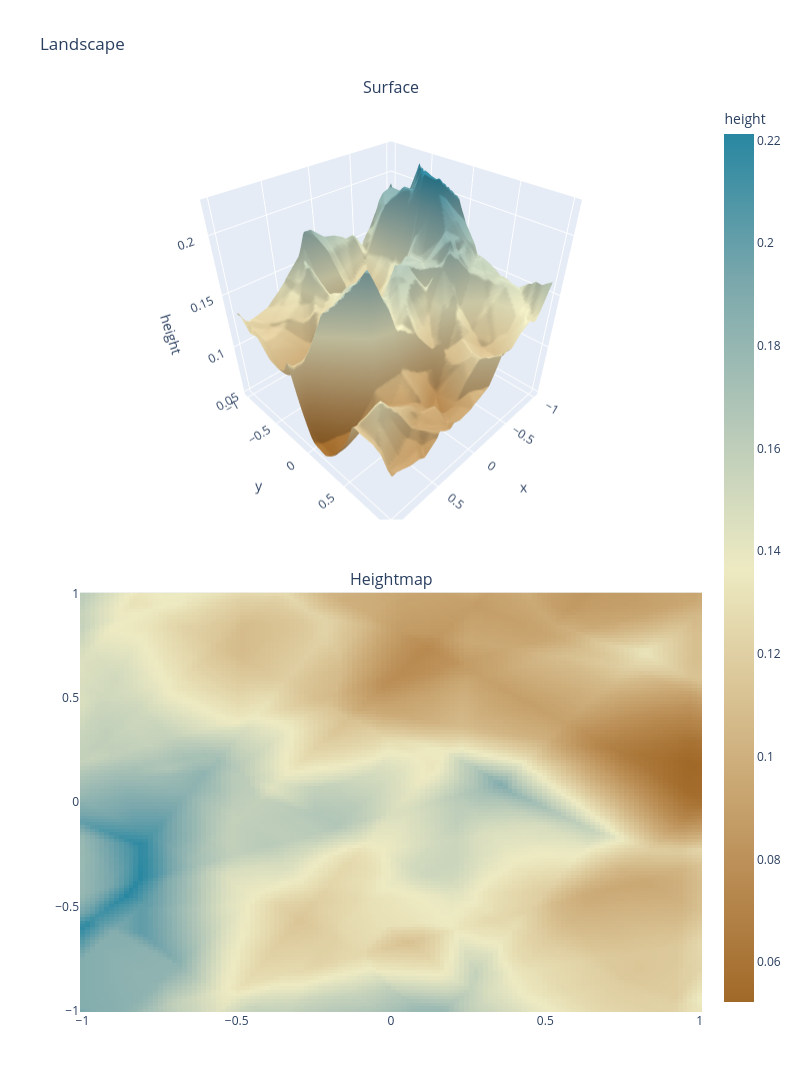

Write notebook code for a chart like this one.
### Code cell
import plotly.graph_objects as go
from plotly.subplots import make_subplots


def evaluate_on_grid(
    model, offset=(0, 0), x_range=(-1, 1), y_range=(-1, 1), resolution=128
):
    x = offset[0] + np.linspace(x_range[0], x_range[1], resolution)
    y = offset[1] + np.linspace(y_range[0], y_range[1], resolution)
    xx, yy = np.meshgrid(x, y)
    grid = np.stack([xx.flatten(), yy.flatten()], axis=-1)

    with torch.no_grad():
        inputs = torch.from_numpy(grid).float()
        raw = model(inputs).detach().cpu().numpy()
        if raw.ndim == 2 and raw.shape[1] == 1:
            raw = raw[:, 0]
        elif raw.ndim != 1:
            raise ValueError(
                f"Model must return one value per grid point, got shape {raw.shape}"
            )
        outputs = raw.reshape(resolution, resolution)

    return x, y, xx, yy, outputs


def plot_landscape(x, y, xx, yy, outputs):
    fig = make_subplots(
        rows=2,
        cols=1,
        specs=[[{"type": "surface"}], [{"type": "heatmap"}]],
        subplot_titles=("Surface", "Heightmap"),
        vertical_spacing=0.08,
    )

    fig.add_trace(
        go.Surface(z=outputs, x=xx, y=yy, colorscale="Earth", showscale=False),
        row=1,
        col=1,
    )
    fig.add_trace(
        go.Heatmap(
            z=outputs, x=x, y=y, colorscale="Earth", colorbar=dict(title="height")
        ),
        row=2,
        col=1,
    )

    fig.update_xaxes(title_text="x", row=1, col=1)
    fig.update_yaxes(title_text="y", row=1, col=1)
    fig.update_scenes(xaxis_title="x", yaxis_title="y", zaxis_title="height")
    fig.update_layout(height=1300, width=800, title="Landscape")
    fig.show()


offset = (0, 0)
r = 1
x, y, xx, yy, rawheight = evaluate_on_grid(
    mountain_noise, offset, x_range=(-r, r), y_range=(-r, r)
)
plot_landscape(x, y, xx, yy, rawheight)

### Figure 1 — Plotly figure (JSON) as saved in the notebook; plotly's stock layout.template omitted (floating-point values rounded to 4 significant figures; data arrays with more than 128 entries replaced by an {"elided": "..."} marker saying what was removed)
{"data": [{"colorscale": [[0, "rgb(161, 105, 40)"], [0.1667, "rgb(189, 146, 90)"], [0.3333, "rgb(214, 189, 141)"], [0.5, "rgb(237, 234, 194)"], [0.6667, "rgb(181, 200, 184)"], [0.8333, "rgb(121, 167, 172)"], [1, "rgb(40, 135, 161)"]], "scene": "scene", "showscale": false, "type": "surface", "x": {"elided": "128x128 float values"}, "y": {"elided": "128x128 float values"}, "z": {"elided": "128x128 float values"}}, {"colorbar": {"title": {"text": "height"}}, "colorscale": [[0, "rgb(161, 105, 40)"], [0.1667, "rgb(189, 146, 90)"], [0.3333, "rgb(214, 189, 141)"], [0.5, "rgb(237, 234, 194)"], [0.6667, "rgb(181, 200, 184)"], [0.8333, "rgb(121, 167, 172)"], [1, "rgb(40, 135, 161)"]], "type": "heatmap", "x": [-1.0, -0.9843, -0.9685, -0.9528, -0.937, -0.9213, -0.9055, -0.8898, -0.874, -0.8583, -0.8425, -0.8268, -0.811, -0.7953, -0.7795, -0.7638, -0.748, -0.7323, -0.7165, -0.7008, -0.685, -0.6693, -0.6535, -0.6378, -0.622, -0.6063, -0.5906, -0.5748, -0.5591, -0.5433, -0.5276, -0.5118, -0.4961, -0.4803, -0.4646, -0.4488, -0.4331, -0.4173, -0.4016, -0.3858, -0.3701, -0.3543, -0.3386, -0.3228, -0.3071, -0.2913, -0.2756, -0.2598, -0.2441, -0.2283, -0.2126, -0.1969, -0.1811, -0.1654, -0.1496, -0.1339, -0.1181, -0.1024, -0.08661, -0.07087, -0.05512, -0.03937, -0.02362, -0.007874, 0.007874, 0.02362, 0.03937, 0.05512, 0.07087, 0.08661, 0.1024, 0.1181, 0.1339, 0.1496, 0.1654, 0.1811, 0.1969, 0.2126, 0.2283, 0.2441, 0.2598, 0.2756, 0.2913, 0.3071, 0.3228, 0.3386, 0.3543, 0.3701, 0.3858, 0.4016, 0.4173, 0.4331, 0.4488, 0.4646, 0.4803, 0.4961, 0.5118, 0.5276, 0.5433, 0.5591, 0.5748, 0.5906, 0.6063, 0.622, 0.6378, 0.6535, 0.6693, 0.685, 0.7008, 0.7165, 0.7323, 0.748, 0.7638, 0.7795, 0.7953, 0.811, 0.8268, 0.8425, 0.8583, 0.874, 0.8898, 0.9055, 0.9213, 0.937, 0.9528, 0.9685, 0.9843, 1.0], "xaxis": "x", "y": [-1.0, -0.9843, -0.9685, -0.9528, -0.937, -0.9213, -0.9055, -0.8898, -0.874, -0.8583, -0.8425, -0.8268, -0.811, -0.7953, -0.7795, -0.7638, -0.748, -0.7323, -0.7165, -0.7008, -0.685, -0.6693, -0.6535, -0.6378, -0.622, -0.6063, -0.5906, -0.5748, -0.5591, -0.5433, -0.5276, -0.5118, -0.4961, -0.4803, -0.4646, -0.4488, -0.4331, -0.4173, -0.4016, -0.3858, -0.3701, -0.3543, -0.3386, -0.3228, -0.3071, -0.2913, -0.2756, -0.2598, -0.2441, -0.2283, -0.2126, -0.1969, -0.1811, -0.1654, -0.1496, -0.1339, -0.1181, -0.1024, -0.08661, -0.07087, -0.05512, -0.03937, -0.02362, -0.007874, 0.007874, 0.02362, 0.03937, 0.05512, 0.07087, 0.08661, 0.1024, 0.1181, 0.1339, 0.1496, 0.1654, 0.1811, 0.1969, 0.2126, 0.2283, 0.2441, 0.2598, 0.2756, 0.2913, 0.3071, 0.3228, 0.3386, 0.3543, 0.3701, 0.3858, 0.4016, 0.4173, 0.4331, 0.4488, 0.4646, 0.4803, 0.4961, 0.5118, 0.5276, 0.5433, 0.5591, 0.5748, 0.5906, 0.6063, 0.622, 0.6378, 0.6535, 0.6693, 0.685, 0.7008, 0.7165, 0.7323, 0.748, 0.7638, 0.7795, 0.7953, 0.811, 0.8268, 0.8425, 0.8583, 0.874, 0.8898, 0.9055, 0.9213, 0.937, 0.9528, 0.9685, 0.9843, 1.0], "yaxis": "y", "z": {"elided": "128x128 float values"}}], "layout": {"annotations": [{"font": {"size": 16}, "showarrow": false, "text": "Surface", "x": 0.5, "xanchor": "center", "xref": "paper", "y": 1, "yanchor": "bottom", "yref": "paper"}, {"font": {"size": 16}, "showarrow": false, "text": "Heightmap", "x": 0.5, "xanchor": "center", "xref": "paper", "y": 0.46, "yanchor": "bottom", "yref": "paper"}], "height": 1300, "scene": {"domain": {"x": [0, 1], "y": [0.54, 1]}, "xaxis": {"title": {"text": "x"}}, "yaxis": {"title": {"text": "y"}}, "zaxis": {"title": {"text": "height"}}}, "title": {"text": "Landscape"}, "width": 800, "xaxis": {"anchor": "y", "domain": [0, 1]}, "yaxis": {"anchor": "x", "domain": [0, 0.46]}}}
